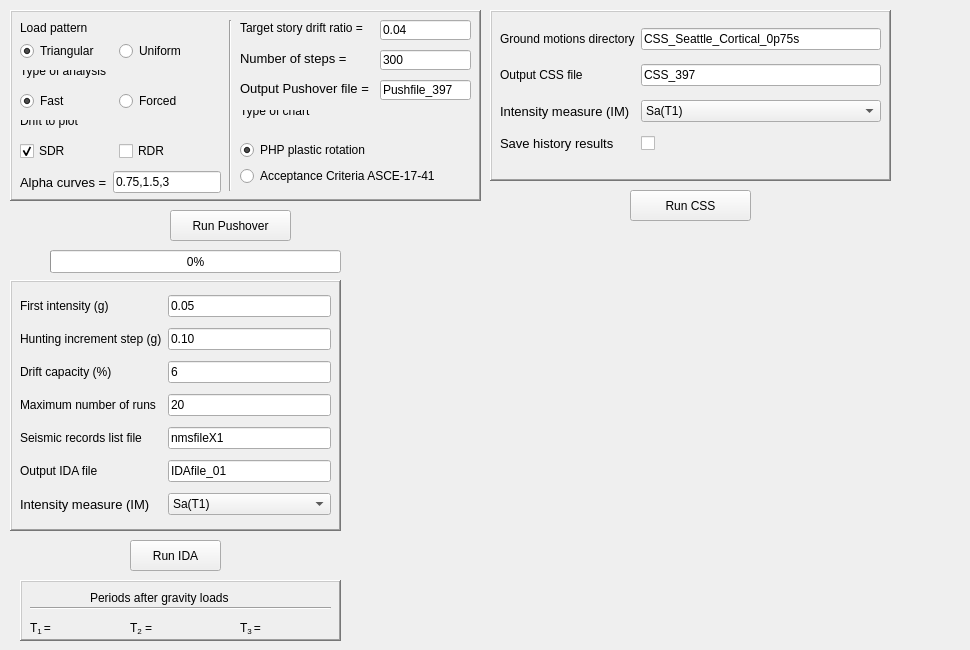
     <widget class="QWidget" name="PushoverData">
      <attribute name="title">
       <string>Nonlinear Analysis</string>
      </attribute>
      <widget class="QFrame" name="frame">
       <property name="geometry">
        <rect>
         <x>10</x>
         <y>10</y>
         <width>471</width>
         <height>191</height>
        </rect>
       </property>
       <property name="frameShape">
        <enum>QFrame::WinPanel</enum>
       </property>
       <property name="frameShadow">
        <enum>QFrame::Raised</enum>
       </property>
       <widget class="QLabel" name="label_8">
        <property name="geometry">
         <rect>
          <x>10</x>
          <y>10</y>
          <width>141</width>
          <height>16</height>
         </rect>
        </property>
        <property name="text">
         <string>Load pattern</string>
        </property>
       </widget>
       <widget class="QWidget" name="horizontalLayoutWidget">
        <property name="geometry">
         <rect>
          <x>10</x>
          <y>30</y>
          <width>191</width>
          <height>22</height>
         </rect>
        </property>
        <layout class="QHBoxLayout" name="horizontalLayout">
         <item>
          <widget class="QRadioButton" name="radioButtonTriangular">
           <property name="font">
            <font>
             <weight>50</weight>
             <italic>false</italic>
             <bold>false</bold>
            </font>
           </property>
           <property name="text">
            <string>Triangular</string>
           </property>
           <property name="checked">
            <bool>true</bool>
           </property>
          </widget>
         </item>
         <item>
          <widget class="QRadioButton" name="radioButtonUniform">
           <property name="font">
            <font>
             <weight>50</weight>
             <italic>false</italic>
             <bold>false</bold>
            </font>
           </property>
           <property name="text">
            <string>Uniform</string>
           </property>
          </widget>
         </item>
        </layout>
       </widget>
       <widget class="QLabel" name="label_9">
        <property name="geometry">
         <rect>
          <x>10</x>
          <y>60</y>
          <width>131</width>
          <height>16</height>
         </rect>
        </property>
        <property name="text">
         <string>Type of analysis
</string>
        </property>
       </widget>
       <widget class="QWidget" name="horizontalLayoutWidget_2">
        <property name="geometry">
         <rect>
          <x>10</x>
          <y>80</y>
          <width>191</width>
          <height>22</height>
         </rect>
        </property>
        <layout class="QHBoxLayout" name="horizontalLayout_2">
         <item>
          <widget class="QRadioButton" name="radioButtonFast">
           <property name="font">
            <font>
             <weight>50</weight>
             <italic>false</italic>
             <bold>false</bold>
            </font>
           </property>
           <property name="text">
            <string>Fast</string>
           </property>
           <property name="checked">
            <bool>true</bool>
           </property>
          </widget>
         </item>
         <item>
          <widget class="QRadioButton" name="radioButtonForced">
           <property name="font">
            <font>
             <weight>50</weight>
             <italic>false</italic>
             <bold>false</bold>
            </font>
           </property>
           <property name="text">
            <string>Forced</string>
           </property>
          </widget>
         </item>
        </layout>
       </widget>
       <widget class="Line" name="line">
        <property name="geometry">
         <rect>
          <x>210</x>
          <y>10</y>
          <width>20</width>
          <height>171</height>
         </rect>
        </property>
        <property name="orientation">
         <enum>Qt::Vertical</enum>
        </property>
       </widget>
       <widget class="QLabel" name="label_10">
        <property name="geometry">
         <rect>
          <x>230</x>
          <y>10</y>
          <width>131</width>
          <height>16</height>
         </rect>
        </property>
        <property name="font">
         <font>
          <weight>50</weight>
          <italic>false</italic>
          <bold>false</bold>
         </font>
        </property>
        <property name="text">
         <string>Target story drift ratio =</string>
        </property>
       </widget>
       <widget class="QLineEdit" name="Der_obj">
        <property name="geometry">
         <rect>
          <x>370</x>
          <y>10</y>
          <width>91</width>
          <height>20</height>
         </rect>
        </property>
        <property name="text">
         <string>0.04</string>
        </property>
       </widget>
       <widget class="QLabel" name="label_51">
        <property name="geometry">
         <rect>
          <x>230</x>
          <y>40</y>
          <width>111</width>
          <height>16</height>
         </rect>
        </property>
        <property name="font">
         <font>
          <family>Arial</family>
          <pointsize>10</pointsize>
          <weight>50</weight>
          <italic>false</italic>
          <bold>false</bold>
         </font>
        </property>
        <property name="text">
         <string>Number of steps =</string>
        </property>
       </widget>
       <widget class="QLineEdit" name="nSteps">
        <property name="geometry">
         <rect>
          <x>370</x>
          <y>40</y>
          <width>91</width>
          <height>20</height>
         </rect>
        </property>
        <property name="text">
         <string>300</string>
        </property>
       </widget>
       <widget class="QLabel" name="label_13">
        <property name="geometry">
         <rect>
          <x>230</x>
          <y>100</y>
          <width>131</width>
          <height>16</height>
         </rect>
        </property>
        <property name="text">
         <string>Type of chart
</string>
        </property>
       </widget>
       <widget class="QWidget" name="verticalLayoutWidget">
        <property name="geometry">
         <rect>
          <x>230</x>
          <y>130</y>
          <width>215</width>
          <height>48</height>
         </rect>
        </property>
        <layout class="QVBoxLayout" name="verticalLayout_2">
         <item>
          <widget class="QRadioButton" name="radioButtonPHP_RA">
           <property name="font">
            <font>
             <weight>50</weight>
             <bold>false</bold>
            </font>
           </property>
           <property name="text">
            <string>PHP plastic rotation</string>
           </property>
           <property name="checked">
            <bool>true</bool>
           </property>
          </widget>
         </item>
         <item>
          <widget class="QRadioButton" name="radioButtonAC">
           <property name="font">
            <font>
             <weight>50</weight>
             <bold>false</bold>
            </font>
           </property>
           <property name="text">
            <string>Acceptance Criteria ASCE-17-41</string>
           </property>
          </widget>
         </item>
        </layout>
       </widget>
       <widget class="QWidget" name="horizontalLayoutWidget_3">
        <property name="geometry">
         <rect>
          <x>10</x>
          <y>160</y>
          <width>201</width>
          <height>24</height>
         </rect>
        </property>
        <layout class="QHBoxLayout" name="horizontalLayout_7">
         <item>
          <widget class="QLabel" name="label_59">
           <property name="font">
            <font>
             <family>Arial</family>
             <pointsize>10</pointsize>
             <weight>50</weight>
             <italic>false</italic>
             <bold>false</bold>
            </font>
           </property>
           <property name="text">
            <string>Alpha curves =</string>
           </property>
          </widget>
         </item>
         <item>
          <widget class="QLineEdit" name="AlphaCurves">
           <property name="text">
            <string>0.75,1.5,3</string>
           </property>
          </widget>
         </item>
        </layout>
       </widget>
       <widget class="QLabel" name="label_69">
        <property name="geometry">
         <rect>
          <x>230</x>
          <y>70</y>
          <width>131</width>
          <height>16</height>
         </rect>
        </property>
        <property name="font">
         <font>
          <family>Arial</family>
          <pointsize>10</pointsize>
          <weight>50</weight>
          <italic>false</italic>
          <bold>false</bold>
         </font>
        </property>
        <property name="text">
         <string>Output Pushover file =</string>
        </property>
       </widget>
       <widget class="QLineEdit" name="OutputPushFile">
        <property name="geometry">
         <rect>
          <x>370</x>
          <y>70</y>
          <width>91</width>
          <height>20</height>
         </rect>
        </property>
        <property name="text">
         <string>Pushfile_397</string>
        </property>
       </widget>
       <widget class="QLabel" name="label_238">
        <property name="geometry">
         <rect>
          <x>10</x>
          <y>110</y>
          <width>131</width>
          <height>16</height>
         </rect>
        </property>
        <property name="text">
         <string>Drift to plot
</string>
        </property>
       </widget>
       <widget class="QWidget" name="horizontalLayoutWidget_7">
        <property name="geometry">
         <rect>
          <x>10</x>
          <y>130</y>
          <width>191</width>
          <height>22</height>
         </rect>
        </property>
        <layout class="QHBoxLayout" name="horizontalLayout_5">
         <item>
          <widget class="QCheckBox" name="checkBox_SDR">
           <property name="font">
            <font>
             <weight>50</weight>
             <bold>false</bold>
            </font>
           </property>
           <property name="text">
            <string>SDR</string>
           </property>
           <property name="checked">
            <bool>true</bool>
           </property>
          </widget>
         </item>
         <item>
          <widget class="QCheckBox" name="checkBox_RDR">
           <property name="font">
            <font>
             <weight>50</weight>
             <bold>false</bold>
            </font>
           </property>
           <property name="text">
            <string>RDR</string>
           </property>
           <property name="checked">
            <bool>false</bool>
           </property>
          </widget>
         </item>
        </layout>
       </widget>
      </widget>
      <widget class="QPushButton" name="Pushover">
       <property name="geometry">
        <rect>
         <x>170</x>
         <y>210</y>
         <width>121</width>
         <height>31</height>
        </rect>
       </property>
       <property name="text">
        <string>Run Pushover</string>
       </property>
      </widget>
      <widget class="QProgressBar" name="progressBarPushover">
       <property name="geometry">
        <rect>
         <x>50</x>
         <y>250</y>
         <width>291</width>
         <height>23</height>
        </rect>
       </property>
       <property name="value">
        <number>0</number>
       </property>
      </widget>
      <widget class="QPushButton" name="IDA">
       <property name="geometry">
        <rect>
         <x>130</x>
         <y>540</y>
         <width>91</width>
         <height>31</height>
        </rect>
       </property>
       <property name="text">
        <string>Run IDA</string>
       </property>
      </widget>
      <widget class="QFrame" name="frame_3">
       <property name="geometry">
        <rect>
         <x>490</x>
         <y>10</y>
         <width>401</width>
         <height>171</height>
        </rect>
       </property>
       <property name="frameShape">
        <enum>QFrame::WinPanel</enum>
       </property>
       <property name="frameShadow">
        <enum>QFrame::Raised</enum>
       </property>
       <widget class="QWidget" name="gridLayoutWidget">
        <property name="geometry">
         <rect>
          <x>10</x>
          <y>10</y>
          <width>381</width>
          <height>141</height>
         </rect>
        </property>
        <layout class="QGridLayout" name="gridLayout_4">
         <item row="1" column="0">
          <widget class="QLabel" name="label_68">
           <property name="font">
            <font>
             <weight>50</weight>
             <italic>false</italic>
             <bold>false</bold>
            </font>
           </property>
           <property name="text">
            <string>Output CSS file</string>
           </property>
          </widget>
         </item>
         <item row="1" column="1">
          <widget class="QLineEdit" name="OutputCSSFile">
           <property name="text">
            <string>CSS_397</string>
           </property>
          </widget>
         </item>
         <item row="2" column="1">
          <widget class="QComboBox" name="comboBoxIM_CSS">
           <property name="font">
            <font>
             <weight>50</weight>
             <italic>false</italic>
             <bold>false</bold>
            </font>
           </property>
           <property name="currentText">
            <string>Sa(T1)</string>
           </property>
           <item>
            <property name="text">
             <string>Sa(T1)</string>
            </property>
           </item>
           <item>
            <property name="text">
             <string>PGA</string>
            </property>
           </item>
          </widget>
         </item>
         <item row="0" column="0">
          <widget class="QLabel" name="label_66">
           <property name="font">
            <font>
             <weight>50</weight>
             <italic>false</italic>
             <bold>false</bold>
            </font>
           </property>
           <property name="text">
            <string>Ground motions directory</string>
           </property>
          </widget>
         </item>
         <item row="2" column="0">
          <widget class="QLabel" name="label_67">
           <property name="font">
            <font>
             <pointsize>10</pointsize>
             <weight>50</weight>
             <italic>false</italic>
             <bold>false</bold>
             <underline>false</underline>
            </font>
           </property>
           <property name="text">
            <string>Intensity measure (IM)</string>
           </property>
          </widget>
         </item>
         <item row="0" column="1">
          <widget class="QLineEdit" name="HL_directory">
           <property name="text">
            <string>CSS_Seattle_Cortical_0p75s</string>
           </property>
          </widget>
         </item>
         <item row="3" column="1">
          <widget class="QCheckBox" name="checkBoxSaveCSS">
           <property name="text">
            <string/>
           </property>
           <property name="checked">
            <bool>false</bool>
           </property>
          </widget>
         </item>
         <item row="3" column="0">
          <widget class="QLabel" name="label_76">
           <property name="font">
            <font>
             <pointsize>10</pointsize>
             <weight>50</weight>
             <italic>false</italic>
             <bold>false</bold>
             <underline>false</underline>
            </font>
           </property>
           <property name="text">
            <string>Save history results</string>
           </property>
          </widget>
         </item>
        </layout>
       </widget>
      </widget>
      <widget class="QPushButton" name="CSS">
       <property name="geometry">
        <rect>
         <x>630</x>
         <y>190</y>
         <width>121</width>
         <height>31</height>
        </rect>
       </property>
       <property name="text">
        <string>Run CSS</string>
       </property>
      </widget>
      <widget class="QFrame" name="frame_4">
       <property name="geometry">
        <rect>
         <x>20</x>
         <y>580</y>
         <width>321</width>
         <height>61</height>
        </rect>
       </property>
       <property name="frameShape">
        <enum>QFrame::WinPanel</enum>
       </property>
       <property name="frameShadow">
        <enum>QFrame::Raised</enum>
       </property>
       <widget class="QLabel" name="label_73">
        <property name="geometry">
         <rect>
          <x>220</x>
          <y>40</y>
          <width>31</width>
          <height>16</height>
         </rect>
        </property>
        <property name="text">
         <string>&lt;html&gt;&lt;head/&gt;&lt;body&gt;&lt;p&gt;&lt;span style=&quot; font-weight:400;&quot;&gt;T&lt;/span&gt;&lt;span style=&quot; font-weight:400; vertical-align:sub;&quot;&gt;3 &lt;/span&gt;&lt;span style=&quot; font-weight:400;&quot;&gt;=&lt;/span&gt;&lt;/p&gt;&lt;/body&gt;&lt;/html&gt;</string>
        </property>
       </widget>
       <widget class="QLabel" name="label_12">
        <property name="geometry">
         <rect>
          <x>10</x>
          <y>40</y>
          <width>31</width>
          <height>16</height>
         </rect>
        </property>
        <property name="text">
         <string>&lt;html&gt;&lt;head/&gt;&lt;body&gt;&lt;p&gt;&lt;span style=&quot; font-weight:400;&quot;&gt;T&lt;/span&gt;&lt;span style=&quot; font-weight:400; vertical-align:sub;&quot;&gt;1 &lt;/span&gt;&lt;span style=&quot; font-weight:400;&quot;&gt;=&lt;/span&gt;&lt;/p&gt;&lt;/body&gt;&lt;/html&gt;</string>
        </property>
       </widget>
       <widget class="QLabel" name="label_11">
        <property name="geometry">
         <rect>
          <x>70</x>
          <y>10</y>
          <width>171</width>
          <height>16</height>
         </rect>
        </property>
        <property name="text">
         <string>Periods after gravity loads</string>
        </property>
       </widget>
       <widget class="QLabel" name="label_17">
        <property name="geometry">
         <rect>
          <x>110</x>
          <y>40</y>
          <width>31</width>
          <height>16</height>
         </rect>
        </property>
        <property name="text">
         <string>&lt;html&gt;&lt;head/&gt;&lt;body&gt;&lt;p&gt;&lt;span style=&quot; font-weight:400;&quot;&gt;T&lt;/span&gt;&lt;span style=&quot; font-weight:400; vertical-align:sub;&quot;&gt;2&lt;/span&gt;&lt;span style=&quot; font-weight:400;&quot;&gt; =&lt;/span&gt;&lt;/p&gt;&lt;/body&gt;&lt;/html&gt;</string>
        </property>
       </widget>
       <widget class="QLabel" name="T1">
        <property name="geometry">
         <rect>
          <x>40</x>
          <y>40</y>
          <width>61</width>
          <height>16</height>
         </rect>
        </property>
        <property name="font">
         <font>
          <weight>50</weight>
          <bold>false</bold>
         </font>
        </property>
        <property name="text">
         <string>&lt;html&gt;&lt;head/&gt;&lt;body&gt;&lt;p&gt;&lt;br/&gt;&lt;/p&gt;&lt;/body&gt;&lt;/html&gt;</string>
        </property>
       </widget>
       <widget class="QLabel" name="T2">
        <property name="geometry">
         <rect>
          <x>140</x>
          <y>40</y>
          <width>61</width>
          <height>16</height>
         </rect>
        </property>
        <property name="font">
         <font>
          <weight>50</weight>
          <bold>false</bold>
         </font>
        </property>
        <property name="text">
         <string>&lt;html&gt;&lt;head/&gt;&lt;body&gt;&lt;p&gt;&lt;br/&gt;&lt;/p&gt;&lt;/body&gt;&lt;/html&gt;</string>
        </property>
       </widget>
       <widget class="QLabel" name="T3">
        <property name="geometry">
         <rect>
          <x>250</x>
          <y>40</y>
          <width>61</width>
          <height>16</height>
         </rect>
        </property>
        <property name="font">
         <font>
          <weight>50</weight>
          <bold>false</bold>
         </font>
        </property>
        <property name="text">
         <string>&lt;html&gt;&lt;head/&gt;&lt;body&gt;&lt;p&gt;&lt;br/&gt;&lt;/p&gt;&lt;/body&gt;&lt;/html&gt;</string>
        </property>
       </widget>
       <widget class="Line" name="line_4">
        <property name="geometry">
         <rect>
          <x>10</x>
          <y>20</y>
          <width>301</width>
          <height>16</height>
         </rect>
        </property>
        <property name="orientation">
         <enum>Qt::Horizontal</enum>
        </property>
       </widget>
      </widget>
      <widget class="QFrame" name="frame_2">
       <property name="geometry">
        <rect>
         <x>10</x>
         <y>280</y>
         <width>331</width>
         <height>251</height>
        </rect>
       </property>
       <property name="frameShape">
        <enum>QFrame::WinPanel</enum>
       </property>
       <property name="frameShadow">
        <enum>QFrame::Raised</enum>
       </property>
       <widget class="QWidget" name="gridLayoutWidget_3">
        <property name="geometry">
         <rect>
          <x>10</x>
          <y>10</y>
          <width>311</width>
          <height>231</height>
         </rect>
        </property>
        <layout class="QGridLayout" name="gridLayout_5">
         <item row="3" column="1">
          <widget class="QLineEdit" name="maxRuns">
           <property name="text">
            <string>20</string>
           </property>
          </widget>
         </item>
         <item row="4" column="0">
          <widget class="QLabel" name="label_60">
           <property name="font">
            <font>
             <weight>50</weight>
             <italic>false</italic>
             <bold>false</bold>
            </font>
           </property>
           <property name="text">
            <string>Seismic records list file</string>
           </property>
          </widget>
         </item>
         <item row="4" column="1">
          <widget class="QLineEdit" name="nmsfile">
           <property name="text">
            <string>nmsfileX1</string>
           </property>
          </widget>
         </item>
         <item row="0" column="0">
          <widget class="QLabel" name="label_18">
           <property name="font">
            <font>
             <weight>50</weight>
             <italic>false</italic>
             <bold>false</bold>
            </font>
           </property>
           <property name="text">
            <string>First intensity (g)</string>
           </property>
          </widget>
         </item>
         <item row="2" column="1">
          <widget class="QLineEdit" name="dCap">
           <property name="text">
            <string>6</string>
           </property>
          </widget>
         </item>
         <item row="0" column="1">
          <widget class="QLineEdit" name="firstInt">
           <property name="text">
            <string>0.05</string>
           </property>
          </widget>
         </item>
         <item row="1" column="1">
          <widget class="QLineEdit" name="incrStep">
           <property name="text">
            <string>0.10</string>
           </property>
          </widget>
         </item>
         <item row="3" column="0">
          <widget class="QLabel" name="label_26">
           <property name="font">
            <font>
             <weight>50</weight>
             <italic>false</italic>
             <bold>false</bold>
            </font>
           </property>
           <property name="text">
            <string>Maximum number of runs</string>
           </property>
          </widget>
         </item>
         <item row="2" column="0">
          <widget class="QLabel" name="label_23">
           <property name="font">
            <font>
             <weight>50</weight>
             <italic>false</italic>
             <bold>false</bold>
            </font>
           </property>
           <property name="text">
            <string>Drift capacity (%)</string>
           </property>
          </widget>
         </item>
         <item row="1" column="0">
          <widget class="QLabel" name="label_19">
           <property name="font">
            <font>
             <weight>50</weight>
             <italic>false</italic>
             <bold>false</bold>
            </font>
           </property>
           <property name="text">
            <string>Hunting increment step (g)</string>
           </property>
          </widget>
         </item>
         <item row="5" column="1">
          <widget class="QLineEdit" name="OutputIDAFile">
           <property name="text">
            <string>IDAfile_01</string>
           </property>
          </widget>
         </item>
         <item row="5" column="0">
          <widget class="QLabel" name="label_62">
           <property name="font">
            <font>
             <weight>50</weight>
             <italic>false</italic>
             <bold>false</bold>
            </font>
           </property>
           <property name="text">
            <string>Output IDA file</string>
           </property>
          </widget>
         </item>
         <item row="6" column="0">
          <widget class="QLabel" name="label_61">
           <property name="font">
            <font>
             <pointsize>10</pointsize>
             <weight>50</weight>
             <italic>false</italic>
             <bold>false</bold>
             <underline>false</underline>
            </font>
           </property>
           <property name="text">
            <string>Intensity measure (IM)</string>
           </property>
          </widget>
         </item>
         <item row="6" column="1">
          <widget class="QComboBox" name="comboBoxIM">
           <property name="font">
            <font>
             <weight>50</weight>
             <italic>false</italic>
             <bold>false</bold>
            </font>
           </property>
           <property name="currentText">
            <string>Sa(T1)</string>
           </property>
           <item>
            <property name="text">
             <string>Sa(T1)</string>
            </property>
           </item>
           <item>
            <property name="text">
             <string>PGA</string>
            </property>
           </item>
          </widget>
         </item>
        </layout>
       </widget>
      </widget>
      <widget class="MplWidget" name="DampingCurve" native="true">
       <property name="geometry">
        <rect>
         <x>360</x>
         <y>230</y>
         <width>601</width>
         <height>411</height>
        </rect>
       </property>
      </widget>
     </widget>
